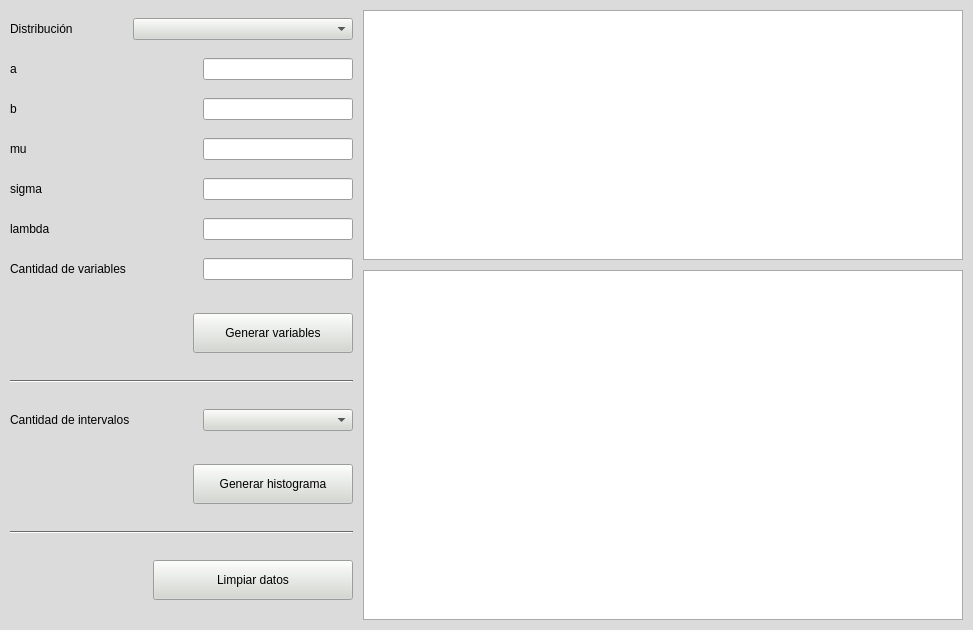
<?xml version="1.0" encoding="UTF-8"?>
<ui version="4.0">
 <class>ventana_generador_numeros</class>
 <widget class="QMainWindow" name="ventana_generador_numeros">
  <property name="geometry">
   <rect>
    <x>0</x>
    <y>0</y>
    <width>973</width>
    <height>630</height>
   </rect>
  </property>
  <property name="minimumSize">
   <size>
    <width>973</width>
    <height>630</height>
   </size>
  </property>
  <property name="palette">
   <palette>
    <active>
     <colorrole role="WindowText">
      <brush brushstyle="SolidPattern">
       <color alpha="255">
        <red>0</red>
        <green>0</green>
        <blue>0</blue>
       </color>
      </brush>
     </colorrole>
     <colorrole role="Button">
      <brush brushstyle="SolidPattern">
       <color alpha="255">
        <red>211</red>
        <green>215</green>
        <blue>207</blue>
       </color>
      </brush>
     </colorrole>
     <colorrole role="Light">
      <brush brushstyle="SolidPattern">
       <color alpha="255">
        <red>255</red>
        <green>255</green>
        <blue>255</blue>
       </color>
      </brush>
     </colorrole>
     <colorrole role="Midlight">
      <brush brushstyle="SolidPattern">
       <color alpha="255">
        <red>233</red>
        <green>235</green>
        <blue>231</blue>
       </color>
      </brush>
     </colorrole>
     <colorrole role="Dark">
      <brush brushstyle="SolidPattern">
       <color alpha="255">
        <red>105</red>
        <green>107</green>
        <blue>103</blue>
       </color>
      </brush>
     </colorrole>
     <colorrole role="Mid">
      <brush brushstyle="SolidPattern">
       <color alpha="255">
        <red>141</red>
        <green>143</green>
        <blue>138</blue>
       </color>
      </brush>
     </colorrole>
     <colorrole role="Text">
      <brush brushstyle="SolidPattern">
       <color alpha="255">
        <red>0</red>
        <green>0</green>
        <blue>0</blue>
       </color>
      </brush>
     </colorrole>
     <colorrole role="BrightText">
      <brush brushstyle="SolidPattern">
       <color alpha="255">
        <red>255</red>
        <green>255</green>
        <blue>255</blue>
       </color>
      </brush>
     </colorrole>
     <colorrole role="ButtonText">
      <brush brushstyle="SolidPattern">
       <color alpha="255">
        <red>0</red>
        <green>0</green>
        <blue>0</blue>
       </color>
      </brush>
     </colorrole>
     <colorrole role="Base">
      <brush brushstyle="SolidPattern">
       <color alpha="255">
        <red>255</red>
        <green>255</green>
        <blue>255</blue>
       </color>
      </brush>
     </colorrole>
     <colorrole role="Window">
      <brush brushstyle="SolidPattern">
       <color alpha="255">
        <red>219</red>
        <green>219</green>
        <blue>219</blue>
       </color>
      </brush>
     </colorrole>
     <colorrole role="Shadow">
      <brush brushstyle="SolidPattern">
       <color alpha="255">
        <red>0</red>
        <green>0</green>
        <blue>0</blue>
       </color>
      </brush>
     </colorrole>
     <colorrole role="AlternateBase">
      <brush brushstyle="SolidPattern">
       <color alpha="255">
        <red>233</red>
        <green>235</green>
        <blue>231</blue>
       </color>
      </brush>
     </colorrole>
     <colorrole role="ToolTipBase">
      <brush brushstyle="SolidPattern">
       <color alpha="255">
        <red>255</red>
        <green>255</green>
        <blue>220</blue>
       </color>
      </brush>
     </colorrole>
     <colorrole role="ToolTipText">
      <brush brushstyle="SolidPattern">
       <color alpha="255">
        <red>0</red>
        <green>0</green>
        <blue>0</blue>
       </color>
      </brush>
     </colorrole>
     <colorrole role="PlaceholderText">
      <brush brushstyle="NoBrush">
       <color alpha="128">
        <red>0</red>
        <green>0</green>
        <blue>0</blue>
       </color>
      </brush>
     </colorrole>
    </active>
    <inactive>
     <colorrole role="WindowText">
      <brush brushstyle="SolidPattern">
       <color alpha="255">
        <red>0</red>
        <green>0</green>
        <blue>0</blue>
       </color>
      </brush>
     </colorrole>
     <colorrole role="Button">
      <brush brushstyle="SolidPattern">
       <color alpha="255">
        <red>211</red>
        <green>215</green>
        <blue>207</blue>
       </color>
      </brush>
     </colorrole>
     <colorrole role="Light">
      <brush brushstyle="SolidPattern">
       <color alpha="255">
        <red>255</red>
        <green>255</green>
        <blue>255</blue>
       </color>
      </brush>
     </colorrole>
     <colorrole role="Midlight">
      <brush brushstyle="SolidPattern">
       <color alpha="255">
        <red>233</red>
        <green>235</green>
        <blue>231</blue>
       </color>
      </brush>
     </colorrole>
     <colorrole role="Dark">
      <brush brushstyle="SolidPattern">
       <color alpha="255">
        <red>105</red>
        <green>107</green>
        <blue>103</blue>
       </color>
      </brush>
     </colorrole>
     <colorrole role="Mid">
      <brush brushstyle="SolidPattern">
       <color alpha="255">
        <red>141</red>
        <green>143</green>
        <blue>138</blue>
       </color>
      </brush>
     </colorrole>
     <colorrole role="Text">
      <brush brushstyle="SolidPattern">
       <color alpha="255">
        <red>0</red>
        <green>0</green>
        <blue>0</blue>
       </color>
      </brush>
     </colorrole>
     <colorrole role="BrightText">
      <brush brushstyle="SolidPattern">
       <color alpha="255">
        <red>255</red>
        <green>255</green>
        <blue>255</blue>
       </color>
      </brush>
     </colorrole>
     <colorrole role="ButtonText">
      <brush brushstyle="SolidPattern">
       <color alpha="255">
        <red>0</red>
        <green>0</green>
        <blue>0</blue>
       </color>
      </brush>
     </colorrole>
     <colorrole role="Base">
      <brush brushstyle="SolidPattern">
       <color alpha="255">
        <red>255</red>
        <green>255</green>
        <blue>255</blue>
       </color>
      </brush>
     </colorrole>
     <colorrole role="Window">
      <brush brushstyle="SolidPattern">
       <color alpha="255">
        <red>219</red>
        <green>219</green>
        <blue>219</blue>
       </color>
      </brush>
     </colorrole>
     <colorrole role="Shadow">
      <brush brushstyle="SolidPattern">
       <color alpha="255">
        <red>0</red>
        <green>0</green>
        <blue>0</blue>
       </color>
      </brush>
     </colorrole>
     <colorrole role="AlternateBase">
      <brush brushstyle="SolidPattern">
       <color alpha="255">
        <red>233</red>
        <green>235</green>
        <blue>231</blue>
       </color>
      </brush>
     </colorrole>
     <colorrole role="ToolTipBase">
      <brush brushstyle="SolidPattern">
       <color alpha="255">
        <red>255</red>
        <green>255</green>
        <blue>220</blue>
       </color>
      </brush>
     </colorrole>
     <colorrole role="ToolTipText">
      <brush brushstyle="SolidPattern">
       <color alpha="255">
        <red>0</red>
        <green>0</green>
        <blue>0</blue>
       </color>
      </brush>
     </colorrole>
     <colorrole role="PlaceholderText">
      <brush brushstyle="NoBrush">
       <color alpha="128">
        <red>0</red>
        <green>0</green>
        <blue>0</blue>
       </color>
      </brush>
     </colorrole>
    </inactive>
    <disabled>
     <colorrole role="WindowText">
      <brush brushstyle="SolidPattern">
       <color alpha="255">
        <red>105</red>
        <green>107</green>
        <blue>103</blue>
       </color>
      </brush>
     </colorrole>
     <colorrole role="Button">
      <brush brushstyle="SolidPattern">
       <color alpha="255">
        <red>211</red>
        <green>215</green>
        <blue>207</blue>
       </color>
      </brush>
     </colorrole>
     <colorrole role="Light">
      <brush brushstyle="SolidPattern">
       <color alpha="255">
        <red>255</red>
        <green>255</green>
        <blue>255</blue>
       </color>
      </brush>
     </colorrole>
     <colorrole role="Midlight">
      <brush brushstyle="SolidPattern">
       <color alpha="255">
        <red>233</red>
        <green>235</green>
        <blue>231</blue>
       </color>
      </brush>
     </colorrole>
     <colorrole role="Dark">
      <brush brushstyle="SolidPattern">
       <color alpha="255">
        <red>105</red>
        <green>107</green>
        <blue>103</blue>
       </color>
      </brush>
     </colorrole>
     <colorrole role="Mid">
      <brush brushstyle="SolidPattern">
       <color alpha="255">
        <red>141</red>
        <green>143</green>
        <blue>138</blue>
       </color>
      </brush>
     </colorrole>
     <colorrole role="Text">
      <brush brushstyle="SolidPattern">
       <color alpha="255">
        <red>105</red>
        <green>107</green>
        <blue>103</blue>
       </color>
      </brush>
     </colorrole>
     <colorrole role="BrightText">
      <brush brushstyle="SolidPattern">
       <color alpha="255">
        <red>255</red>
        <green>255</green>
        <blue>255</blue>
       </color>
      </brush>
     </colorrole>
     <colorrole role="ButtonText">
      <brush brushstyle="SolidPattern">
       <color alpha="255">
        <red>105</red>
        <green>107</green>
        <blue>103</blue>
       </color>
      </brush>
     </colorrole>
     <colorrole role="Base">
      <brush brushstyle="SolidPattern">
       <color alpha="255">
        <red>219</red>
        <green>219</green>
        <blue>219</blue>
       </color>
      </brush>
     </colorrole>
     <colorrole role="Window">
      <brush brushstyle="SolidPattern">
       <color alpha="255">
        <red>219</red>
        <green>219</green>
        <blue>219</blue>
       </color>
      </brush>
     </colorrole>
     <colorrole role="Shadow">
      <brush brushstyle="SolidPattern">
       <color alpha="255">
        <red>0</red>
        <green>0</green>
        <blue>0</blue>
       </color>
      </brush>
     </colorrole>
     <colorrole role="AlternateBase">
      <brush brushstyle="SolidPattern">
       <color alpha="255">
        <red>211</red>
        <green>215</green>
        <blue>207</blue>
       </color>
      </brush>
     </colorrole>
     <colorrole role="ToolTipBase">
      <brush brushstyle="SolidPattern">
       <color alpha="255">
        <red>255</red>
        <green>255</green>
        <blue>220</blue>
       </color>
      </brush>
     </colorrole>
     <colorrole role="ToolTipText">
      <brush brushstyle="SolidPattern">
       <color alpha="255">
        <red>0</red>
        <green>0</green>
        <blue>0</blue>
       </color>
      </brush>
     </colorrole>
     <colorrole role="PlaceholderText">
      <brush brushstyle="NoBrush">
       <color alpha="128">
        <red>0</red>
        <green>0</green>
        <blue>0</blue>
       </color>
      </brush>
     </colorrole>
    </disabled>
   </palette>
  </property>
  <property name="windowTitle">
   <string>Generación de variables aleatorias</string>
  </property>
  <property name="windowIcon">
   <iconset resource="recursos/sim.qrc">
    <normaloff>:/sim/sim.png</normaloff>:/sim/sim.png</iconset>
  </property>
  <property name="iconSize">
   <size>
    <width>15</width>
    <height>15</height>
   </size>
  </property>
  <widget class="QWidget" name="central_widget">
   <layout class="QGridLayout" name="gridLayout">
    <property name="leftMargin">
     <number>10</number>
    </property>
    <property name="topMargin">
     <number>10</number>
    </property>
    <property name="rightMargin">
     <number>10</number>
    </property>
    <property name="bottomMargin">
     <number>10</number>
    </property>
    <property name="horizontalSpacing">
     <number>5</number>
    </property>
    <item row="0" column="0">
     <layout class="QHBoxLayout" name="lyt_horizontal_0_0">
      <property name="spacing">
       <number>10</number>
      </property>
      <item>
       <layout class="QVBoxLayout" name="lyt_vertical_1_0">
        <item>
         <layout class="QHBoxLayout" name="lyt_horizontal_2_0">
          <item>
           <widget class="QLabel" name="lbl_distribucion">
            <property name="text">
             <string>Distribución</string>
            </property>
           </widget>
          </item>
          <item>
           <spacer name="spacer_horizontal_0">
            <property name="orientation">
             <enum>Qt::Horizontal</enum>
            </property>
            <property name="sizeType">
             <enum>QSizePolicy::Minimum</enum>
            </property>
            <property name="sizeHint" stdset="0">
             <size>
              <width>20</width>
              <height>0</height>
             </size>
            </property>
           </spacer>
          </item>
          <item>
           <widget class="QComboBox" name="cmb_distribucion">
            <property name="sizePolicy">
             <sizepolicy hsizetype="Fixed" vsizetype="Fixed">
              <horstretch>0</horstretch>
              <verstretch>0</verstretch>
             </sizepolicy>
            </property>
            <property name="minimumSize">
             <size>
              <width>220</width>
              <height>0</height>
             </size>
            </property>
           </widget>
          </item>
         </layout>
        </item>
        <item>
         <layout class="QHBoxLayout" name="lyt_horizontal_2_1">
          <item>
           <widget class="QLabel" name="lbl_a_2">
            <property name="text">
             <string>a</string>
            </property>
           </widget>
          </item>
          <item>
           <spacer name="spacer_horizontal_1">
            <property name="orientation">
             <enum>Qt::Horizontal</enum>
            </property>
            <property name="sizeHint" stdset="0">
             <size>
              <width>0</width>
              <height>0</height>
             </size>
            </property>
           </spacer>
          </item>
          <item>
           <widget class="QLineEdit" name="txt_a">
            <property name="sizePolicy">
             <sizepolicy hsizetype="Fixed" vsizetype="Fixed">
              <horstretch>0</horstretch>
              <verstretch>0</verstretch>
             </sizepolicy>
            </property>
            <property name="minimumSize">
             <size>
              <width>150</width>
              <height>0</height>
             </size>
            </property>
           </widget>
          </item>
         </layout>
        </item>
        <item>
         <layout class="QHBoxLayout" name="lyt_horizontal_2_2">
          <item>
           <widget class="QLabel" name="lbl_b">
            <property name="text">
             <string>b</string>
            </property>
           </widget>
          </item>
          <item>
           <spacer name="spacer_horizontal_2">
            <property name="orientation">
             <enum>Qt::Horizontal</enum>
            </property>
            <property name="sizeHint" stdset="0">
             <size>
              <width>0</width>
              <height>0</height>
             </size>
            </property>
           </spacer>
          </item>
          <item>
           <widget class="QLineEdit" name="txt_b">
            <property name="sizePolicy">
             <sizepolicy hsizetype="Fixed" vsizetype="Fixed">
              <horstretch>0</horstretch>
              <verstretch>0</verstretch>
             </sizepolicy>
            </property>
            <property name="minimumSize">
             <size>
              <width>150</width>
              <height>0</height>
             </size>
            </property>
           </widget>
          </item>
         </layout>
        </item>
        <item>
         <layout class="QHBoxLayout" name="lyt_horizontal_2_3">
          <item>
           <widget class="QLabel" name="lbl_mu">
            <property name="text">
             <string>mu</string>
            </property>
           </widget>
          </item>
          <item>
           <spacer name="spacer_horizontal_3">
            <property name="orientation">
             <enum>Qt::Horizontal</enum>
            </property>
            <property name="sizeHint" stdset="0">
             <size>
              <width>0</width>
              <height>0</height>
             </size>
            </property>
           </spacer>
          </item>
          <item>
           <widget class="QLineEdit" name="txt_mu">
            <property name="sizePolicy">
             <sizepolicy hsizetype="Fixed" vsizetype="Fixed">
              <horstretch>0</horstretch>
              <verstretch>0</verstretch>
             </sizepolicy>
            </property>
            <property name="minimumSize">
             <size>
              <width>150</width>
              <height>0</height>
             </size>
            </property>
           </widget>
          </item>
         </layout>
        </item>
        <item>
         <layout class="QHBoxLayout" name="lyt_horizontal_2_4">
          <item>
           <widget class="QLabel" name="lbl_sigma">
            <property name="text">
             <string>sigma</string>
            </property>
           </widget>
          </item>
          <item>
           <spacer name="spacer_horizontal_4">
            <property name="orientation">
             <enum>Qt::Horizontal</enum>
            </property>
            <property name="sizeHint" stdset="0">
             <size>
              <width>0</width>
              <height>0</height>
             </size>
            </property>
           </spacer>
          </item>
          <item>
           <widget class="QLineEdit" name="txt_sigma">
            <property name="sizePolicy">
             <sizepolicy hsizetype="Fixed" vsizetype="Fixed">
              <horstretch>0</horstretch>
              <verstretch>0</verstretch>
             </sizepolicy>
            </property>
            <property name="minimumSize">
             <size>
              <width>150</width>
              <height>0</height>
             </size>
            </property>
           </widget>
          </item>
         </layout>
        </item>
        <item>
         <layout class="QHBoxLayout" name="lyt_horizontal_2_5">
          <item>
           <widget class="QLabel" name="lbl_lambda">
            <property name="text">
             <string>lambda</string>
            </property>
           </widget>
          </item>
          <item>
           <spacer name="spacer_horizontal_5">
            <property name="orientation">
             <enum>Qt::Horizontal</enum>
            </property>
            <property name="sizeHint" stdset="0">
             <size>
              <width>40</width>
              <height>20</height>
             </size>
            </property>
           </spacer>
          </item>
          <item>
           <widget class="QLineEdit" name="txt_lambda">
            <property name="sizePolicy">
             <sizepolicy hsizetype="Fixed" vsizetype="Fixed">
              <horstretch>0</horstretch>
              <verstretch>0</verstretch>
             </sizepolicy>
            </property>
            <property name="minimumSize">
             <size>
              <width>150</width>
              <height>0</height>
             </size>
            </property>
           </widget>
          </item>
         </layout>
        </item>
        <item>
         <layout class="QHBoxLayout" name="lyt_horizontal_2_6">
          <item>
           <widget class="QLabel" name="lbl_cantidad_variables">
            <property name="text">
             <string>Cantidad de variables</string>
            </property>
           </widget>
          </item>
          <item>
           <spacer name="spacer_horizontal_6">
            <property name="orientation">
             <enum>Qt::Horizontal</enum>
            </property>
            <property name="sizeHint" stdset="0">
             <size>
              <width>0</width>
              <height>0</height>
             </size>
            </property>
           </spacer>
          </item>
          <item>
           <widget class="QLineEdit" name="txt_cantidad_variables">
            <property name="sizePolicy">
             <sizepolicy hsizetype="Fixed" vsizetype="Fixed">
              <horstretch>0</horstretch>
              <verstretch>0</verstretch>
             </sizepolicy>
            </property>
            <property name="minimumSize">
             <size>
              <width>150</width>
              <height>0</height>
             </size>
            </property>
           </widget>
          </item>
         </layout>
        </item>
        <item>
         <spacer name="spacer_vertical_0">
          <property name="orientation">
           <enum>Qt::Vertical</enum>
          </property>
          <property name="sizeType">
           <enum>QSizePolicy::Fixed</enum>
          </property>
          <property name="sizeHint" stdset="0">
           <size>
            <width>0</width>
            <height>15</height>
           </size>
          </property>
         </spacer>
        </item>
        <item>
         <layout class="QHBoxLayout" name="lyt_horizontal_2_7">
          <item>
           <spacer name="spacer_horizontal_7">
            <property name="orientation">
             <enum>Qt::Horizontal</enum>
            </property>
            <property name="sizeType">
             <enum>QSizePolicy::Expanding</enum>
            </property>
            <property name="sizeHint" stdset="0">
             <size>
              <width>0</width>
              <height>0</height>
             </size>
            </property>
           </spacer>
          </item>
          <item>
           <widget class="QPushButton" name="btn_generar_variables">
            <property name="sizePolicy">
             <sizepolicy hsizetype="Fixed" vsizetype="Fixed">
              <horstretch>0</horstretch>
              <verstretch>0</verstretch>
             </sizepolicy>
            </property>
            <property name="minimumSize">
             <size>
              <width>160</width>
              <height>40</height>
             </size>
            </property>
            <property name="text">
             <string>Generar variables</string>
            </property>
            <property name="autoDefault">
             <bool>true</bool>
            </property>
           </widget>
          </item>
         </layout>
        </item>
        <item>
         <widget class="Line" name="separator_0">
          <property name="minimumSize">
           <size>
            <width>0</width>
            <height>20</height>
           </size>
          </property>
          <property name="orientation">
           <enum>Qt::Horizontal</enum>
          </property>
         </widget>
        </item>
        <item>
         <layout class="QHBoxLayout" name="lyt_horizontal_2_8">
          <item>
           <widget class="QLabel" name="lbl_cantidad_intervalos">
            <property name="text">
             <string>Cantidad de intervalos</string>
            </property>
           </widget>
          </item>
          <item>
           <spacer name="spacer_horizontal_8">
            <property name="orientation">
             <enum>Qt::Horizontal</enum>
            </property>
            <property name="sizeHint" stdset="0">
             <size>
              <width>0</width>
              <height>0</height>
             </size>
            </property>
           </spacer>
          </item>
          <item>
           <widget class="QComboBox" name="cmb_cantidad_intervalos">
            <property name="sizePolicy">
             <sizepolicy hsizetype="Fixed" vsizetype="Fixed">
              <horstretch>0</horstretch>
              <verstretch>0</verstretch>
             </sizepolicy>
            </property>
            <property name="minimumSize">
             <size>
              <width>150</width>
              <height>0</height>
             </size>
            </property>
           </widget>
          </item>
         </layout>
        </item>
        <item>
         <spacer name="spacer_vertical_1">
          <property name="orientation">
           <enum>Qt::Vertical</enum>
          </property>
          <property name="sizeType">
           <enum>QSizePolicy::Fixed</enum>
          </property>
          <property name="sizeHint" stdset="0">
           <size>
            <width>0</width>
            <height>15</height>
           </size>
          </property>
         </spacer>
        </item>
        <item>
         <layout class="QHBoxLayout" name="lyt_horizontal_2_9">
          <item>
           <spacer name="spacer_horizontal_9">
            <property name="orientation">
             <enum>Qt::Horizontal</enum>
            </property>
            <property name="sizeType">
             <enum>QSizePolicy::Expanding</enum>
            </property>
            <property name="sizeHint" stdset="0">
             <size>
              <width>0</width>
              <height>0</height>
             </size>
            </property>
           </spacer>
          </item>
          <item>
           <widget class="QPushButton" name="btn_generar_histograma">
            <property name="sizePolicy">
             <sizepolicy hsizetype="Fixed" vsizetype="Fixed">
              <horstretch>0</horstretch>
              <verstretch>0</verstretch>
             </sizepolicy>
            </property>
            <property name="minimumSize">
             <size>
              <width>160</width>
              <height>40</height>
             </size>
            </property>
            <property name="text">
             <string>Generar histograma</string>
            </property>
            <property name="autoDefault">
             <bool>true</bool>
            </property>
           </widget>
          </item>
         </layout>
        </item>
        <item>
         <widget class="Line" name="separator_1">
          <property name="minimumSize">
           <size>
            <width>0</width>
            <height>20</height>
           </size>
          </property>
          <property name="orientation">
           <enum>Qt::Horizontal</enum>
          </property>
         </widget>
        </item>
        <item>
         <layout class="QHBoxLayout" name="lyt_horizontal_2_10">
          <item>
           <spacer name="spacer_horizontal_10">
            <property name="orientation">
             <enum>Qt::Horizontal</enum>
            </property>
            <property name="sizeType">
             <enum>QSizePolicy::Expanding</enum>
            </property>
            <property name="sizeHint" stdset="0">
             <size>
              <width>0</width>
              <height>0</height>
             </size>
            </property>
           </spacer>
          </item>
          <item>
           <widget class="QPushButton" name="btn_limpiar">
            <property name="sizePolicy">
             <sizepolicy hsizetype="Fixed" vsizetype="Fixed">
              <horstretch>0</horstretch>
              <verstretch>0</verstretch>
             </sizepolicy>
            </property>
            <property name="minimumSize">
             <size>
              <width>200</width>
              <height>40</height>
             </size>
            </property>
            <property name="text">
             <string>Limpiar datos</string>
            </property>
           </widget>
          </item>
         </layout>
        </item>
       </layout>
      </item>
      <item>
       <layout class="QVBoxLayout" name="lyt_vertical_1_1">
        <item>
         <widget class="QTableWidget" name="grid_variables_generadas">
          <property name="sizePolicy">
           <sizepolicy hsizetype="Fixed" vsizetype="Fixed">
            <horstretch>0</horstretch>
            <verstretch>0</verstretch>
           </sizepolicy>
          </property>
          <property name="minimumSize">
           <size>
            <width>600</width>
            <height>250</height>
           </size>
          </property>
          <property name="editTriggers">
           <set>QAbstractItemView::NoEditTriggers</set>
          </property>
          <attribute name="horizontalHeaderStretchLastSection">
           <bool>true</bool>
          </attribute>
          <attribute name="verticalHeaderVisible">
           <bool>false</bool>
          </attribute>
         </widget>
        </item>
        <item>
         <widget class="QTableWidget" name="grid_frecuencias">
          <property name="sizePolicy">
           <sizepolicy hsizetype="Fixed" vsizetype="Expanding">
            <horstretch>0</horstretch>
            <verstretch>0</verstretch>
           </sizepolicy>
          </property>
          <property name="minimumSize">
           <size>
            <width>600</width>
            <height>350</height>
           </size>
          </property>
          <attribute name="horizontalHeaderDefaultSectionSize">
           <number>118</number>
          </attribute>
          <attribute name="horizontalHeaderStretchLastSection">
           <bool>true</bool>
          </attribute>
          <attribute name="verticalHeaderVisible">
           <bool>false</bool>
          </attribute>
         </widget>
        </item>
       </layout>
      </item>
     </layout>
    </item>
   </layout>
  </widget>
 </widget>
 <resources>
  <include location="recursos/sim.qrc"/>
 </resources>
 <connections/>
</ui>
